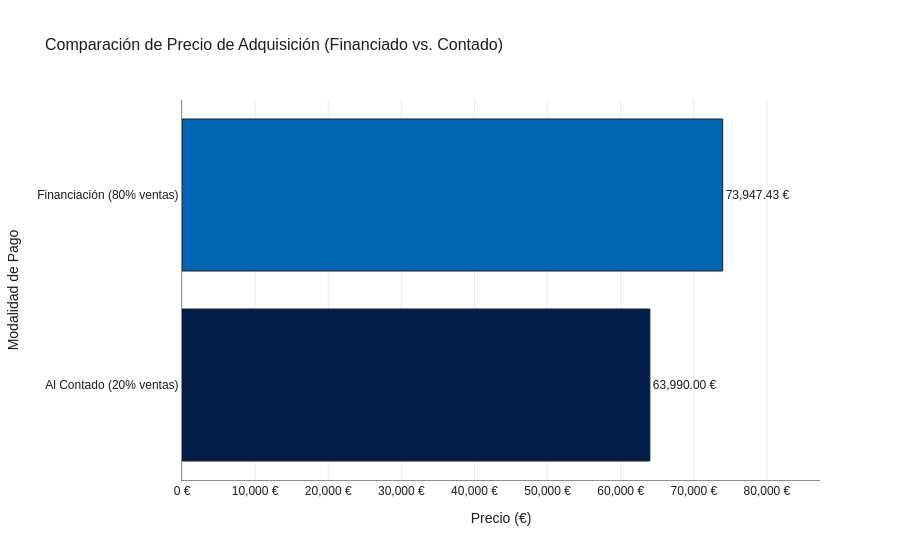

Source (notebook cell):
### Markdown cell above
**18.1 Representación de la información anterior en un gráfico de barras**

### Code cell
import pandas as pd
import plotly.express as px

# 1. Crear el DataFrame df_plot a partir de tus variables calculadas en la celda anterior
df_plot = pd.DataFrame({
    'Modalidad de Pago': list(
        ('Financiación (80% ventas)', 'Al Contado (20% ventas)')
    ),
    'Precio (€)': list((coste_total, al_contado)),
})

# 2. Crear el gráfico de barras interactivo con los colores corporativos de BMW
fig = px.bar(
    df_plot,
    x='Precio (€)',
    y='Modalidad de Pago',
    orientation='h',
    title='Comparación de Precio de Adquisición (Financiado vs. Contado)',
    labels={
        'Modalidad de Pago': 'Modalidad de Pago',
        'Precio (€)': 'Precio (€)',
    },
    color='Modalidad de Pago',
    color_discrete_map={
        'Financiación (80% ventas)': '#0066B1',  # Azul BMW principal
        'Al Contado (20% ventas)': '#031E49',  # Azul marino BMW M
    },
    text='Precio (€)',
)

# 3. Evitar recortes en los números exteriores y añadir borde Negro Carbón BMW
fig.update_traces(
    texttemplate='%{x:,.2f} €',
    textposition='outside',
    cliponaxis=False,
    marker=dict(line=dict(color='#1C1C1C', width=1.0)),
    hovertemplate='<b>%{y}</b><br>Precio de adquisición: %{x:,.2f} €<extra></extra>',
)

# 4. Margen extra a la derecha y estética corporativa BMW unificada
max_val = df_plot['Precio (€)'].max()

fig.update_layout(
    template='plotly_white',
    showlegend=False,
    font=dict(family='Arial, sans-serif', color='#1C1C1C'),
    title=dict(font=dict(size=16, color='#1C1C1C')),
    xaxis=dict(
        range=list((0, max_val * 1.18)),
        tickformat=',.0f',
        ticksuffix=' €',
        gridcolor='#EBEBEB',
        showline=True,
        linecolor='#8E8E8E',
    ),
    yaxis=dict(
        categoryorder='total ascending',
        showline=True,
        linecolor='#8E8E8E',
    ),
)

fig.show()

### Figure 1 — Plotly figure (JSON) as saved in the notebook; plotly's stock layout.template omitted (floating-point values rounded to 4 significant figures)
{"data": [{"cliponaxis": false, "hovertemplate": "<b>%{y}</b><br>Precio de adquisición: %{x:,.2f} €<extra></extra>", "legendgroup": "Financiación (80% ventas)", "marker": {"color": "#0066B1", "line": {"color": "#1C1C1C", "width": 1}, "pattern": {"shape": ""}}, "name": "Financiación (80% ventas)", "orientation": "h", "showlegend": true, "text": [73950.0], "textposition": "outside", "texttemplate": "%{x:,.2f} €", "type": "bar", "x": [73950.0], "xaxis": "x", "y": ["Financiación (80% ventas)"], "yaxis": "y"}, {"cliponaxis": false, "hovertemplate": "<b>%{y}</b><br>Precio de adquisición: %{x:,.2f} €<extra></extra>", "legendgroup": "Al Contado (20% ventas)", "marker": {"color": "#031E49", "line": {"color": "#1C1C1C", "width": 1}, "pattern": {"shape": ""}}, "name": "Al Contado (20% ventas)", "orientation": "h", "showlegend": true, "text": [63990.0], "textposition": "outside", "texttemplate": "%{x:,.2f} €", "type": "bar", "x": [63990.0], "xaxis": "x", "y": ["Al Contado (20% ventas)"], "yaxis": "y"}], "layout": {"barmode": "relative", "font": {"color": "#1C1C1C", "family": "Arial, sans-serif"}, "legend": {"title": {"text": "Modalidad de Pago"}, "tracegroupgap": 0}, "showlegend": false, "title": {"font": {"color": "#1C1C1C", "size": 16}, "text": "Comparación de Precio de Adquisición (Financiado vs. Contado)"}, "xaxis": {"anchor": "y", "domain": [0, 1], "gridcolor": "#EBEBEB", "linecolor": "#8E8E8E", "range": [0, 87260.0], "showline": true, "tickformat": ",.0f", "ticksuffix": " €", "title": {"text": "Precio (€)"}}, "yaxis": {"anchor": "x", "categoryarray": ["Al Contado (20% ventas)", "Financiación (80% ventas)"], "categoryorder": "total ascending", "domain": [0, 1], "linecolor": "#8E8E8E", "showline": true, "title": {"text": "Modalidad de Pago"}}}}
